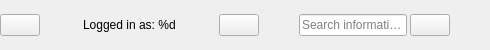
            <widget class="QFrame" name="student_menu_container">
             <property name="maximumSize">
              <size>
               <width>16777215</width>
               <height>50</height>
              </size>
             </property>
             <property name="frameShape">
              <enum>QFrame::NoFrame</enum>
             </property>
             <property name="frameShadow">
              <enum>QFrame::Raised</enum>
             </property>
             <layout class="QHBoxLayout" name="horizontalLayout_5">
              <property name="spacing">
               <number>0</number>
              </property>
              <property name="leftMargin">
               <number>0</number>
              </property>
              <property name="topMargin">
               <number>0</number>
              </property>
              <property name="rightMargin">
               <number>0</number>
              </property>
              <property name="bottomMargin">
               <number>0</number>
              </property>
              <item>
               <widget class="QFrame" name="student_button_container">
                <property name="frameShape">
                 <enum>QFrame::NoFrame</enum>
                </property>
                <property name="frameShadow">
                 <enum>QFrame::Raised</enum>
                </property>
                <layout class="QHBoxLayout" name="horizontalLayout_6">
                 <property name="spacing">
                  <number>3</number>
                 </property>
                 <property name="leftMargin">
                  <number>0</number>
                 </property>
                 <property name="topMargin">
                  <number>0</number>
                 </property>
                 <property name="rightMargin">
                  <number>0</number>
                 </property>
                 <property name="bottomMargin">
                  <number>0</number>
                 </property>
                 <item>
                  <widget class="QPushButton" name="student_logout_button">
                   <property name="toolTip">
                    <string>Logout</string>
                   </property>
                   <property name="text">
                    <string/>
                   </property>
                   <property name="icon">
                    <iconset>
                     <normaloff>../icons/outline_logout_white_24dp.png</normaloff>../icons/outline_logout_white_24dp.png</iconset>
                   </property>
                   <property name="iconSize">
                    <size>
                     <width>24</width>
                     <height>24</height>
                    </size>
                   </property>
                  </widget>
                 </item>
                 <item>
                  <spacer name="horizontalSpacer_7">
                   <property name="orientation">
                    <enum>Qt::Horizontal</enum>
                   </property>
                   <property name="sizeHint" stdset="0">
                    <size>
                     <width>40</width>
                     <height>20</height>
                    </size>
                   </property>
                  </spacer>
                 </item>
                 <item>
                  <widget class="QLabel" name="student_label">
                   <property name="text">
                    <string>Logged in as: %d</string>
                   </property>
                  </widget>
                 </item>
                 <item>
                  <spacer name="horizontalSpacer_5">
                   <property name="orientation">
                    <enum>Qt::Horizontal</enum>
                   </property>
                   <property name="sizeHint" stdset="0">
                    <size>
                     <width>40</width>
                     <height>20</height>
                    </size>
                   </property>
                  </spacer>
                 </item>
                 <item>
                  <widget class="QPushButton" name="student_enroll_button">
                   <property name="toolTip">
                    <string>Enroll in Selected Course</string>
                   </property>
                   <property name="text">
                    <string/>
                   </property>
                   <property name="icon">
                    <iconset>
                     <normaloff>../icons/outline_done_white_24dp.png</normaloff>../icons/outline_done_white_24dp.png</iconset>
                   </property>
                   <property name="iconSize">
                    <size>
                     <width>24</width>
                     <height>24</height>
                    </size>
                   </property>
                  </widget>
                 </item>
                </layout>
               </widget>
              </item>
              <item>
               <widget class="QFrame" name="student_search_container">
                <property name="frameShape">
                 <enum>QFrame::NoFrame</enum>
                </property>
                <property name="frameShadow">
                 <enum>QFrame::Raised</enum>
                </property>
                <layout class="QHBoxLayout" name="horizontalLayout_7">
                 <property name="spacing">
                  <number>3</number>
                 </property>
                 <property name="leftMargin">
                  <number>0</number>
                 </property>
                 <property name="topMargin">
                  <number>0</number>
                 </property>
                 <property name="rightMargin">
                  <number>0</number>
                 </property>
                 <property name="bottomMargin">
                  <number>0</number>
                 </property>
                 <item>
                  <spacer name="horizontalSpacer_3">
                   <property name="orientation">
                    <enum>Qt::Horizontal</enum>
                   </property>
                   <property name="sizeHint" stdset="0">
                    <size>
                     <width>40</width>
                     <height>20</height>
                    </size>
                   </property>
                  </spacer>
                 </item>
                 <item>
                  <widget class="QLineEdit" name="student_search_bar">
                   <property name="placeholderText">
                    <string>Search information...</string>
                   </property>
                  </widget>
                 </item>
                 <item>
                  <widget class="QPushButton" name="student_search_button">
                   <property name="toolTip">
                    <string>Search</string>
                   </property>
                   <property name="text">
                    <string/>
                   </property>
                   <property name="icon">
                    <iconset>
                     <normaloff>../icons/outline_search_white_24dp.png</normaloff>../icons/outline_search_white_24dp.png</iconset>
                   </property>
                   <property name="iconSize">
                    <size>
                     <width>24</width>
                     <height>24</height>
                    </size>
                   </property>
                  </widget>
                 </item>
                 <item>
                  <spacer name="horizontalSpacer_4">
                   <property name="orientation">
                    <enum>Qt::Horizontal</enum>
                   </property>
                   <property name="sizeHint" stdset="0">
                    <size>
                     <width>40</width>
                     <height>20</height>
                    </size>
                   </property>
                  </spacer>
                 </item>
                </layout>
               </widget>
              </item>
             </layout>
            </widget>
